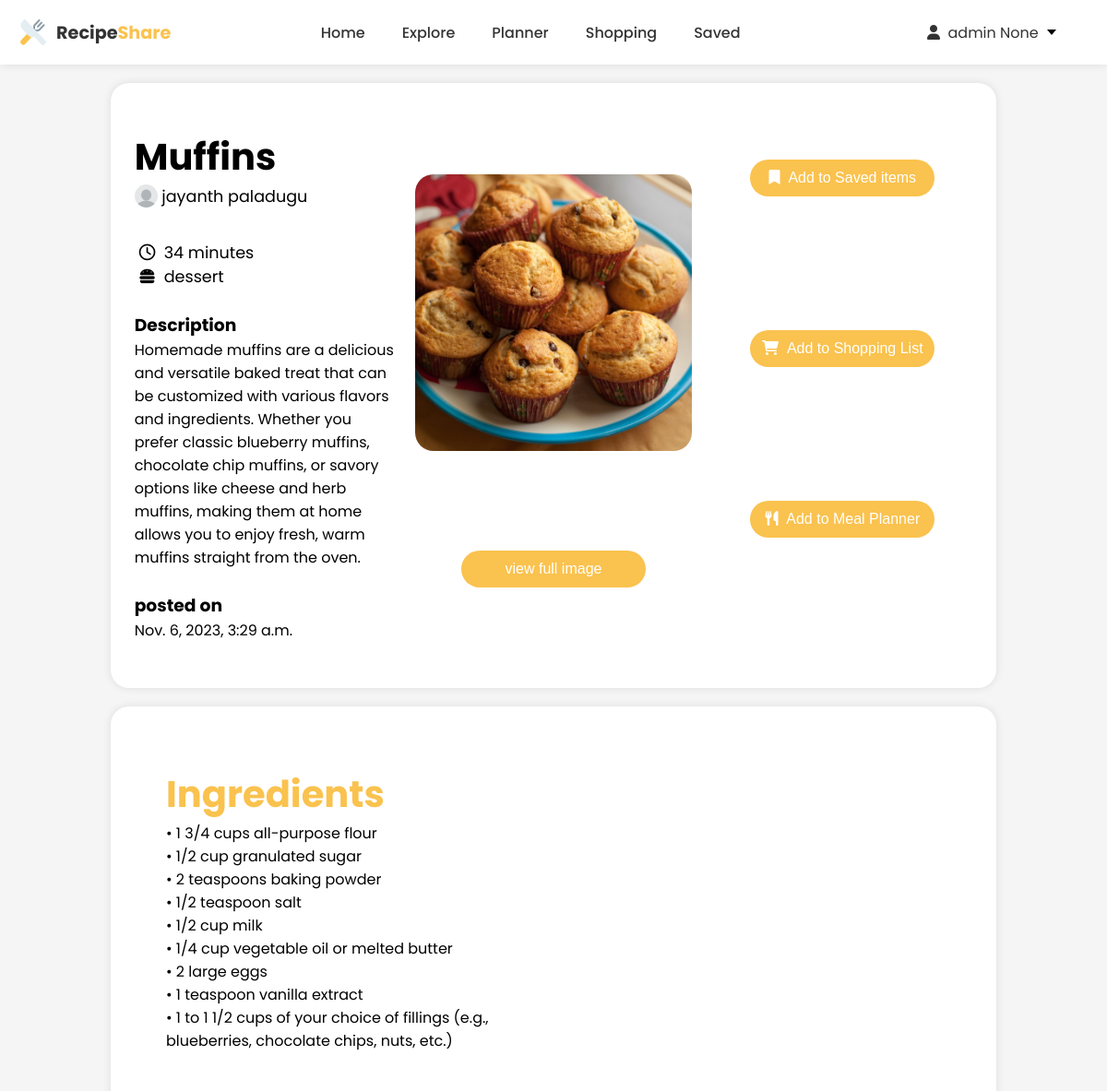
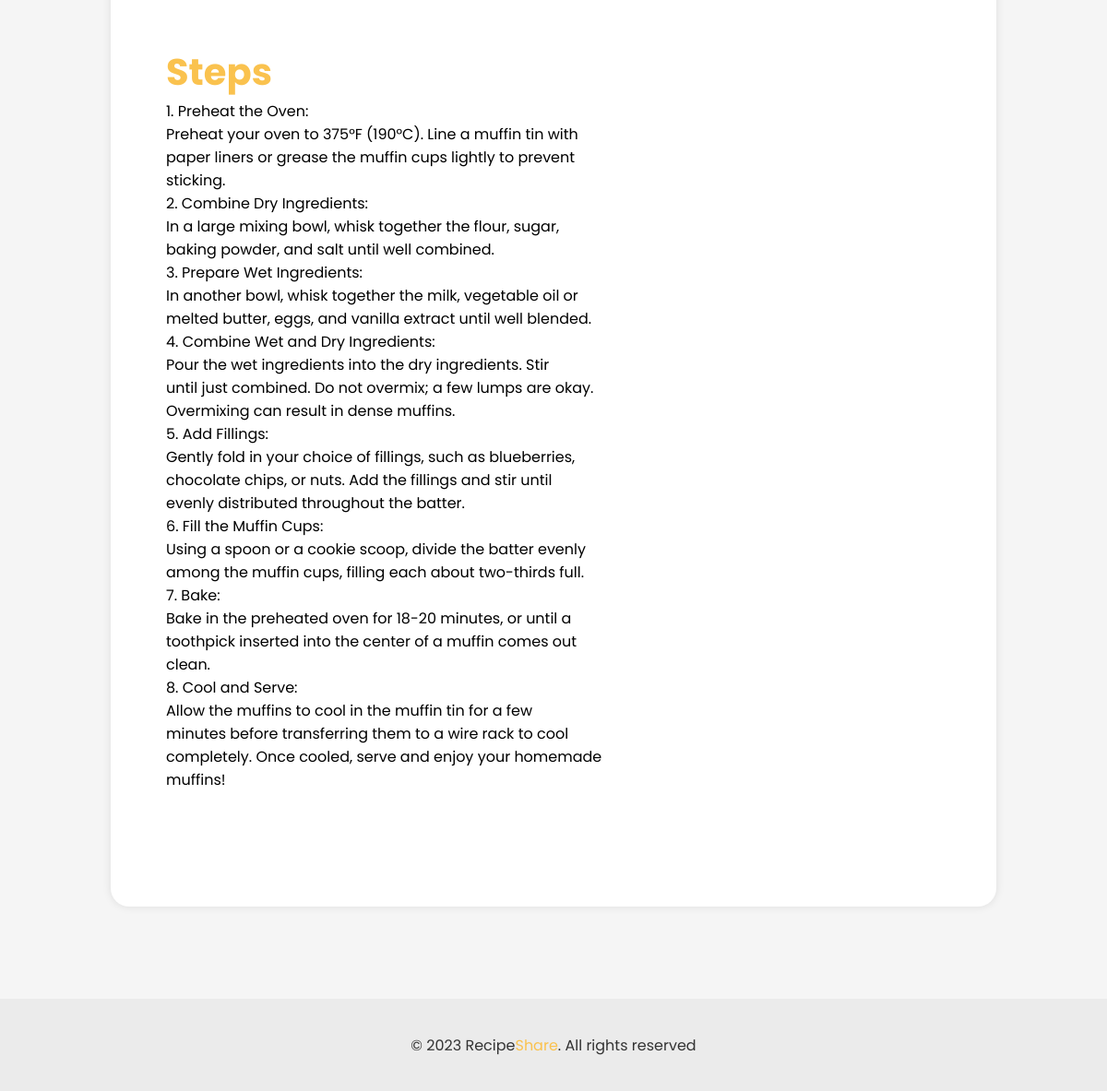
Page /post_details/30 (signed in) on the committed database (2 pictures, top to bottom).
### Users/models.py (models this page shows, shortened)
class CustomUser(AbstractBaseUser, PermissionsMixin):
    first_name = models.CharField(max_length=255,null=True, blank=True)
    last_name = models.CharField(max_length=255,null=True, blank=True)
    email = models.EmailField(unique=True)
    is_active = models.BooleanField(default=True)
    is_staff = models.BooleanField(default=False)
    objects = CustomUserManager()
    USERNAME_FIELD = 'email' # this is identifed as the unique identifier for the user
    REQUIRED_FIELDS = [] # this is the required field for the user

### main/models.py (models this page shows, shortened)
class UserPost(models.Model):
    user = models.ForeignKey(CustomUser, on_delete=models.CASCADE)
    recipe_name = models.CharField(max_length=100)
    recipe_image = models.ImageField(upload_to='recipes')
    recipe_time = models.CharField(max_length=100)
    description = models.TextField()
    ingredients = models.TextField()
    steps = models.TextField()
    recipe_type = models.CharField(max_length=100)
    date = models.DateTimeField(auto_now_add=True)

### main/views.py (the view)
# urls.py: path('post_details/<int:id>',views.post_details,name='post_details' ),
def post_details(request, id):
    if request.user.is_authenticated:
        post = UserPost.objects.get(id=id)
        return render(request, 'post_details.html', {'post': post})

### main/templates/post_details.html (shortened to what this page needs)
<!DOCTYPE html>
<html lang="en">
{% load static %}
<head>
    <link rel="stylesheet" href="https://cdnjs.cloudflare.com/ajax/libs/font-awesome/6.0.0-beta3/css/all.min.css" />
</head>
<body>
    <header>
        <div class="logo">
            <img src="{% static 'images/logo.png' %}" alt="logo" height="32px" width="32px" />&nbsp;Recipe<span
                style="color: #fac24e">Share</span>
        </div>
        <div class="menu">
            <a href="{% url 'home' %}">Home</a>
            <a href=" {% url 'explore' %}">Explore</a>
            <a href="{% url 'planner' %}">Planner</a>
            <a href="{% url 'shopping' %}">Shopping</a>
            <a href="{% url 'saved' %}">Saved</a>
        </div>
        <div class="dropdown">
            <div class="select">
                <span class="selected"><i class="fa-solid fa-user"></i>&nbsp;&nbsp;{{ user.first_name }} {{user.last_name }}&nbsp;</span>
                <div class="caret"></div>
            </div>
        </div>
    </header>
    <div class="post_details">
        <div class="basic_details">
            <div class="text">
                <h1 style="font-size: 2.5rem;"
                >{{ post.recipe_name }}</h1>
                <div class="author-details">
                <img src="{% static 'images/profile.png'%}" width="25px" height="25px" style="border-radius:50%;">&nbsp;
                <p> {{post.user.first_name}} {{post.user.last_name}} </p>
                </div>
                <br />
                <div class="time"><i class="fa-regular fa-clock"></i>&nbsp;&nbsp;<p>{{ post.recipe_time }} minutes</p></div>
                <div class="type">
                    <i class="fa-solid fa-burger"></i>&nbsp;&nbsp;
                    <p>{{ post.recipe_type }}</p>
                </div>
                <br />
                <h3>Description</h3>
                <p>{{ post.description }}</p>
                <br />
                <h3>posted on</h3>
                <p>{{ post.date }}</p>
            </div>
            <div class="image">
                <img src="{{ post.recipe_image.url }}" alt="post_image" height="300px" width="300px" />
                <a href="{{ post.recipe_image.url }}" target="_blank"
                ><button>view full image</button></a>
            </div>
            <div class="buttons">
                <button class="save-button" onclick="save_item()" ><i class="fa-solid fa-bookmark"></i>&nbsp;&nbsp;Add to Saved items</button> <br />
                <button class="shop-button" onclick="shop_item()"><i class="fa-solid fa-cart-shopping"></i>&nbsp;&nbsp;Add to Shopping List</button> <br />
                <button class="planner-button" onclick="openPopup()"><i class="fa-solid fa-utensils"></i>&nbsp;&nbsp;Add to Meal Planner</button> <br />
            </div>
        </div>
    </div>
    <div class="main-details">
        <div class="ingredients">
            <h1  style="font-size: 2.5rem; color: #fac24e;">Ingredients</h1>
        <p>{{ post.ingredients | linebreaks }}</p>
        </div>
        <br />
        <div class="steps">
            <h1  style="font-size: 2.5rem; color: #fac24e;">Steps</h1>
            <p>{{ post.steps | linebreaks }}</p>
        </div>
        <div class="delete">
            <button class="delete-button" onclick="delete_post()">&nbsp;&nbsp;Delete Post</button> <br />
        </div>
    </div>
    <footer>
        <p>&copy; 2023 Recipe<span style="color: #fac24e">Share</span>. All rights reserved</p>
    </footer>
</body>

### main/templates/post_details.html (style rules this page uses)
html { scroll-behavior: smooth; }
* { margin: 0; padding: 0; box-sizing: border-box; user-select: none; }
body { font-family: 'Poppins', sans-serif; background-color: #f5f5f5; }
header { display: flex; justify-content: space-between; align-items: center; padding: 10px 20px; height: 70px; background-color: #fff; box-shadow: 0 0 10px rgba(0, 0, 0, 0.1); position: fixed; width: 100%; top: 0; left: 0; z-index: 100; }
.logo { display: flex; align-items: center; font-weight: 700; font-size: 1.2rem; color: #333; }
.logo img { margin-right: 5px; }
.menu { display: flex; justify-content: space-between; align-items: center; }
.menu a { margin: 0 20px; text-decoration: none; color: #333; font-weight: 500; font-size: 1rem; transition: all ease 0.3s; }
.dropdown { min-width: 6em; position: relative; margin: 2em; }
.dropdown * { box-sizing: border-box; }
.select { font-family: 'Poppins', sans-serif; background: white; color:#333; min-width: 6.5%; display: flex; align-items: center; border: none; border-radius: 5px; padding: 0.5em; cursor: pointer; position: relative; }
.caret { color : #333; width: 0; height: 0; border-left: 5px solid transparent; border-right: 5px solid transparent; border-top: 6px solid black; transform: translateX(50%); right: 10px; }
.post_details { padding: 50px 10px; margin-top: 70px; background-color: #fff; box-shadow: 0 0 10px rgba(0, 0, 0, 0.1); border-radius: 20px; width: 80%; margin: 0 auto; margin-top: 90px; min-height: 60vh; }
.basic_details { display: flex; justify-content:space-around; align-items: top; width: 100%; overflow: hidden; }
.basic_details .text, .basic_details .image, .basic_details .buttons { width: 30%; }
.basic_details .image { display: flex; flex-direction: column; justify-content: space-around; align-items: center; text-align: center; }
.basic_details .image button { width: 200px; height: 40px; border: none; border-radius: 20px; background-color: #fac24e; color: #fff; font-weight: 500; font-size: 1rem; margin: 10px 0; cursor: pointer; }
.basic_details img { border-radius: 20px; object-fit: cover; }
.basic_details .buttons { display: flex; flex-direction: column; justify-content: space-around; align-items: center; text-align: center; }
.basic_details .buttons button { width: 200px; height: 40px; border: none; border-radius: 20px; background-color: #fac24e; color: #fff; font-weight: 500; font-size: 1rem; margin: 5px 0; cursor: pointer; }
.author-details { display: flex; align-items: top; font-size: 1.1rem; margin-bottom: 10px; }
.time { display: flex; align-items: center; font-size: 1.1rem; margin-left: 5px; }
.type { display: flex; align-items: center; font-size: 1.1rem; margin-left: 5px; }
.main-details { padding: 50px 10px; margin: 0 auto; margin-top: 20px; background-color: #fff; box-shadow: 0 0 10px rgba(0, 0, 0, 0.1); border-radius: 20px; width: 80%; min-height: 60vh; }
.main-details .ingredients { margin:50px; margin-top: 15px; }
.main-details .steps { margin:50px; margin-top: 15px; }
footer { width: 100%; height: 100px; background-color: rgb(235, 235, 235); color: #333; display: flex; flex-direction: column; align-items: center; justify-content: center; margin-top: 100px; }

### rows in the picture
CustomUser: first_name "admin", last_name "None"
UserPost: recipe_name "Muffins", user.first_name "jayanth", user.last_name "paladugu", recipe_time "34", recipe_type "dessert", description "Homemade muffins are a delicious and versatile baked treat that can be customized with various flavors and ingredients. Whether you prefer classic blueberry muffins, chocolate chip muffins, or savory options like cheese and herb muffins, making them at home allows you to enjoy fresh, warm muffins straight from the oven.", date "Nov. 6, 2023, 3:29 a.m.", recipe_image (picture), ingredients "• 1 3/4 cups all-purpose flour • 1/2 cup granulated sugar • 2 teaspoons baking powder • 1/2 teaspoon salt • 1/2 cup milk • 1/4 cup vegetable oil or melted butter • 2 large eggs • 1 teaspoon vanilla extract • 1 to 1 1/2 cups of your choice of fillings (e.g., blueberries, chocolate chips, nuts, etc.)", steps "1. Preheat the Oven: Preheat your oven to 375°F (190°C). Line a muffin tin with paper liners or grease the muffin cups lightly to prevent sticking. 2. Combine Dry Ingredients: In a large mixing bowl, whisk together the flour, sugar, baking powder, and salt until well combined. 3. Prepare Wet Ingredients: In another bowl, whisk together the milk, vegetable oil or melted butter, eggs, and vanilla extract until well blended. 4. Combine Wet and Dry Ingredients: Pour the wet ingredients into the dry ingredients. Stir until just combined. Do not overmix; a few lumps are okay. Overmixing can result in dense muffins. 5. Add Fillings: Gently fold in your choice of fillings, such as blueberries,…"
